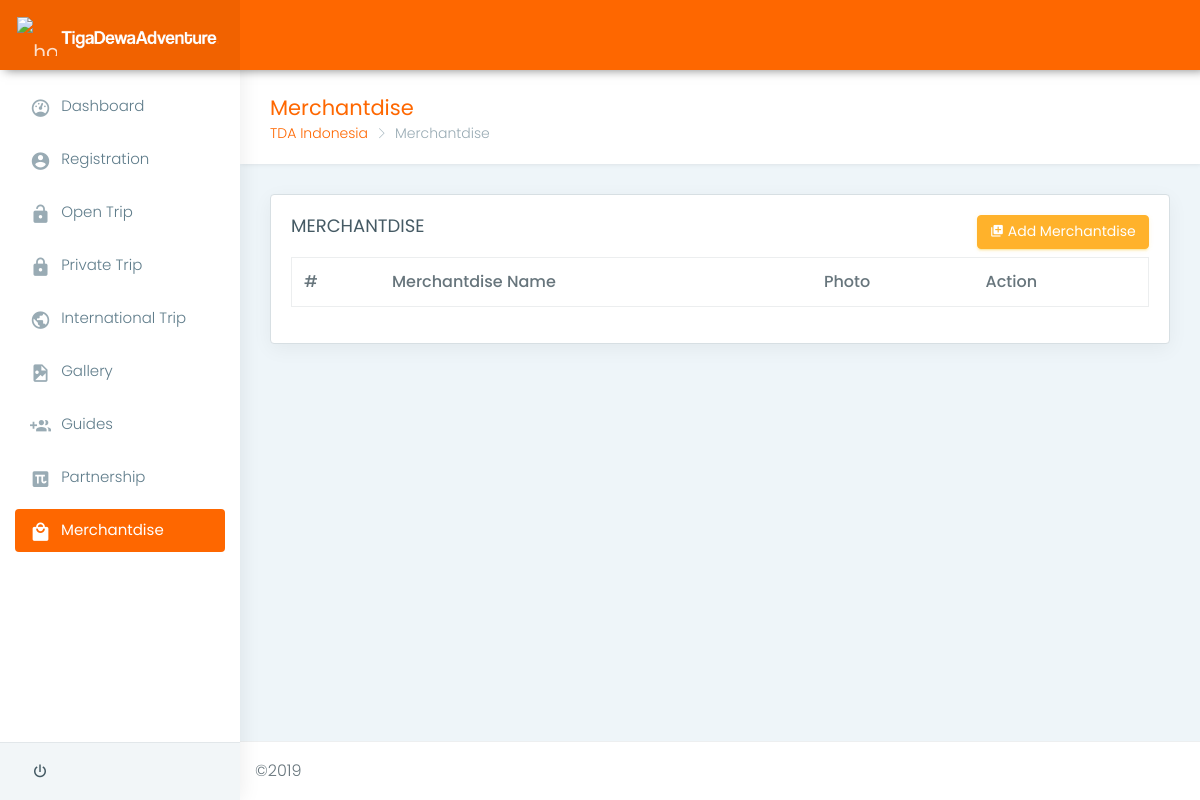
/index.php/_merchantdise, run on an earlier commit of the app's database.
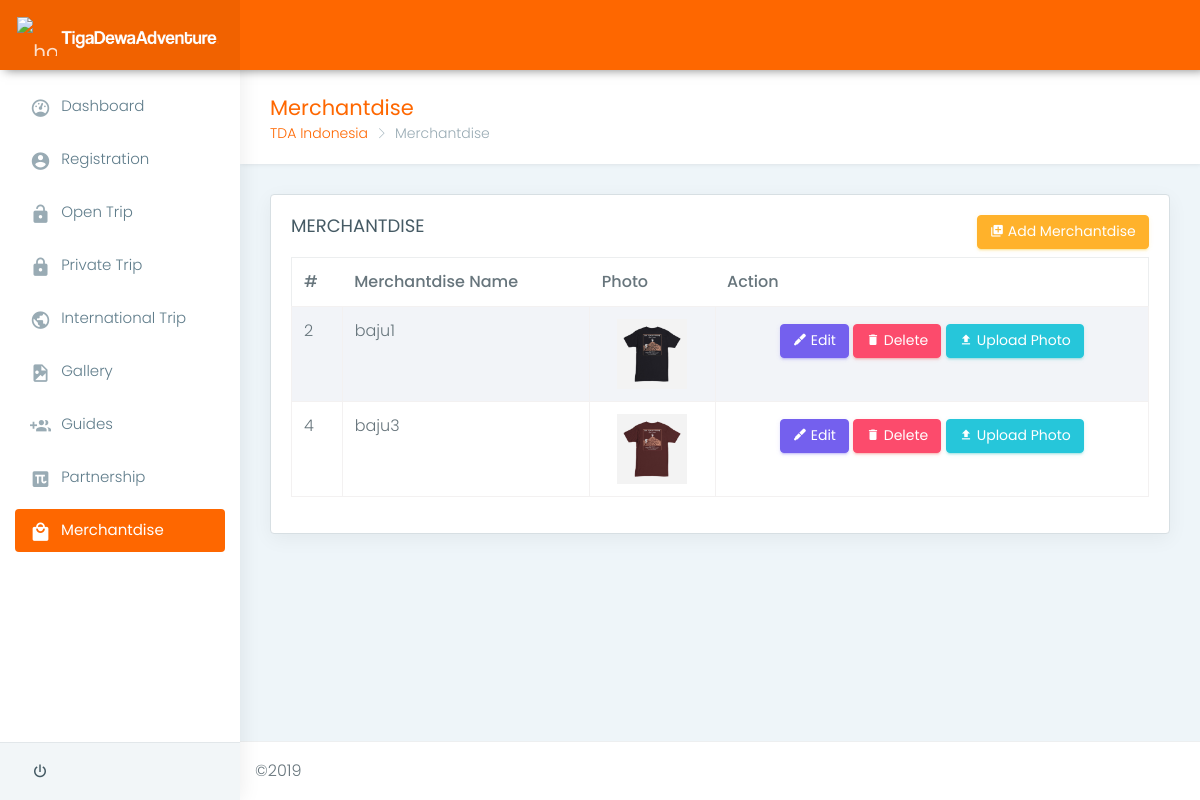
And on a later commit of the database.
### tables this page shows
CREATE TABLE `merchantdise` (
  `id_merchantdise` int(11) NOT NULL,
  `name` varchar(100) NOT NULL,
  `photo` varchar(25) NOT NULL
);

### application/controllers/_merchantdise.php (called while the page is built, shortened)
<?php
class _merchantdise extends CI_Controller
{
  public function __construct()
  {
    $this->load->model('_merchantdisemodel', 'mm');
  }
  public function index()
  {
    $data['merchant'] = $this->mm->getMerchantdise();
    $this->load->view('admin/merchantdise', $data);
  }
}

### index.php (called while the page is built, shortened)
<?php
require_once BASEPATH.'core/CodeIgniter.php';

### application/models/_merchantdisemodel.php (called while the page is built, shortened)
<?php
class _merchantdisemodel extends CI_Model {
  public function getMerchantdise()
  {
    return $this->db->get('merchantdise')->result();
  }
}

### application/views/admin/merchantdise.php (the view, shortened to what the changed rows need)
<!DOCTYPE html>
<html lang="en">
<head>
    <link href="<?=base_url()?>assets_admin/plugins/bootstrap/css/bootstrap.min.css" rel="stylesheet">
    <link href="<?=base_url()?>assets_admin/plugins/chartist-js/dist/chartist.min.css" rel="stylesheet">
    <link href="<?=base_url()?>assets_admin/plugins/chartist-js/dist/chartist-init.css" rel="stylesheet">
    <link href="<?=base_url()?>assets_admin/plugins/chartist-plugin-tooltip-master/dist/chartist-plugin-tooltip.css" rel="stylesheet">
    <link href="<?=base_url()?>assets_admin/plugins/c3-master/c3.min.css" rel="stylesheet">
    <link href="<?=base_url()?>assets_admin/css/style.css" rel="stylesheet">
    <link href="<?=base_url()?>assets_admin/css/colors/blue.css" id="theme" rel="stylesheet">
    <link rel="stylesheet" type="text/css" href="https://cdn.datatables.net/1.10.20/css/jquery.dataTables.css">
</head>
<body class="fix-header fix-sidebar card-no-border">
    <div id="main-wrapper">
        <div class="page-wrapper">
            <div class="container-fluid">
                <div class="row">
                    <div class="col-lg-12">
                        <div class="card">
                            <div class="card-block">
                                <div class="table-responsive">
                                    <table class="table table-striped table-bordered" id="dtTables">
                                        <thead>
                                            <tr>
                                                <th>#</th>
                                                <th>Merchantdise Name</th>
                                                <th>Photo</th>
                                                <th>Action</th>
                                            </tr>
                                        </thead>
                                        <tbody>
                                            <?php
                                                foreach ($merchant as $o ) {
                                                    echo '
                                                        <tr>
                                                            <td>'.$o->id_merchantdise.'</td>
                                                            <td>'.$o->name.'</td>
                                                            <td align="center"><img src="'.base_url('assets/uploads/'.$o->photo).'" style="width: 70px;" alt="img"></td>
                                                            <td align="center">
                                                                <a onclick="edit('.$o->id_merchantdise.')" href="#"
                                                                    data-toggle="modal" data-target="#update"
                                                                    class="m-t-5 waves-effect waves-dark btn btn-primary">
                                                                    <i class="mdi mdi-grease-pencil"></i> Edit
                                                                </a>
                                                                <a href="'.base_url('index.php/_merchantdise/delete/'.$o->id_merchantdise).'"
                                                                    class="m-t-5 waves-effect waves-light btn btn-danger">
                                                                    <i class="mdi mdi-delete"></i> Delete
                                                                </a>
                                                                <a onclick="upload('.$o->id_merchantdise.')" href="#"
                                                                    data-toggle="modal" data-target="#upload"
                                                                    class="m-t-5 waves-effect waves-dark btn btn-success">
                                                                    <i class="mdi mdi-upload"></i> Upload Photo
                                                                </a>
                                                            </td>
                                                        </tr>
                                                    ';
                                                }
                                            ?>
                                        </tbody>
                                    </table>
                                </div>
                            </div>
                        </div>
                    </div>
                </div>
            </div>
        </div>
    </div>
</body>
</html>

What changed in the data, as far as the page shows it:
added merchantdise: id_merchantdise "2", name "baju1", photo (picture)
added merchantdise: id_merchantdise "4", name "baju3", photo (picture)
